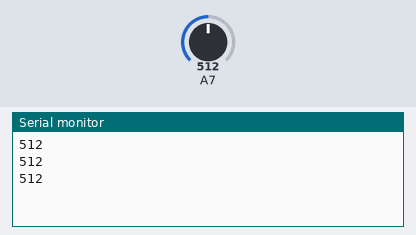
A sketch run on a simulated Arduino Nano, built with avr-gcc and run on an emulated ATmega328P. Parts: the last lines printed to the serial monitor. Inputs (shaded band) come from the test bench; at power-on: A7 = 512.

Above: at 1.3 s.
1.4 s: A7 set to 716
At 1.9 s:
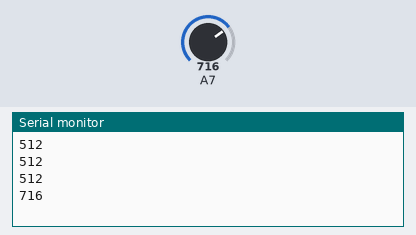
2.9 s: A7 set to 900
At 3.4 s:
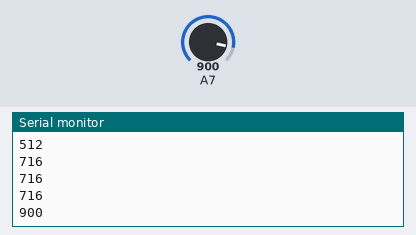
Timing chart, 0 to 5.9 s (numbered marks = the images above; inputs shaded):
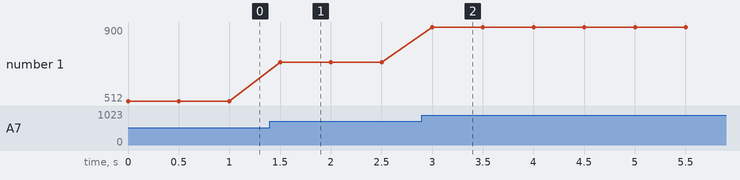

The sketch:

soil_moisture.ino
```cpp
uint16_t moisture;

void setup() {
  Serial.begin(9600);
  pinMode(A7, INPUT);

}

void loop() {
  moisture = analogRead(A7);
  Serial.println(moisture);
  delay(500);
}
```

Measured:
- after the input at 1.4 s, the serial monitor: prints a new line after 0.10 s (image 1)
- after the input at 2.9 s, the serial monitor: prints a new line after 0.10 s (image 2)
- plotted number 1: 512 → 716 after the input at 1.4 s, 716 → 900 after the input at 2.9 s
